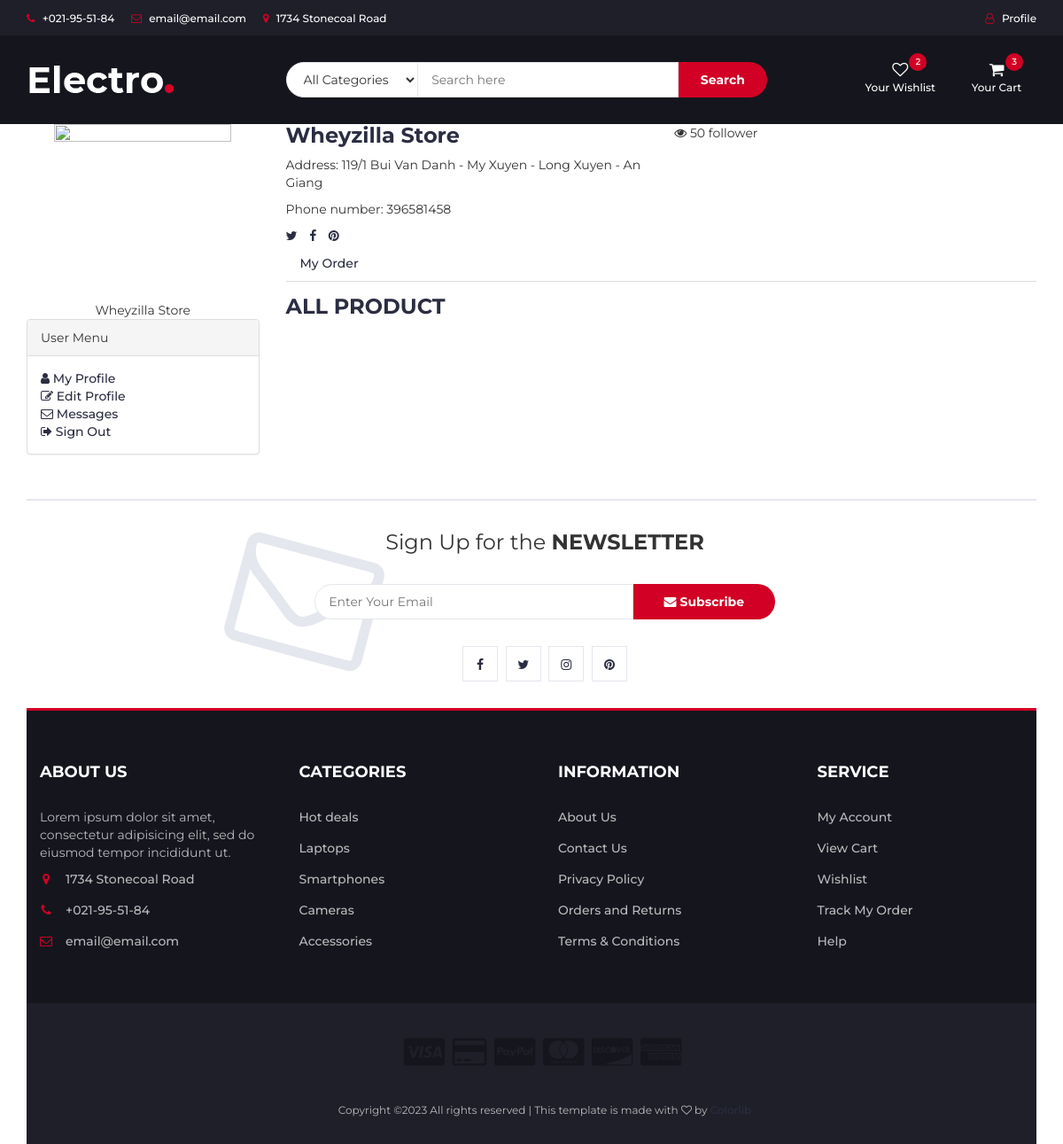
The page /accounts/ (signed in) on the database its author committed.
### userauth/models.py (models this page shows, shortened)
class User(AbstractUser):
    username = models.CharField(max_length=100)
    email = models.EmailField(unique=True)
    image = models.ImageField(upload_to=user_directory_path,null=True)
    USERNAME_FIELD = "email"
    REQUIRED_FIELDS = ['username']

### core/models.py (models this page shows)
class Address(models.Model):
    user = models.ForeignKey(User,on_delete=models.SET_NULL,null=True)
    address = models.CharField(max_length=100,null=True)
    phone = models.BigIntegerField(null=True)
    status = models.BooleanField(default=False)
    class Meta:
        verbose_name_plural = "Address"

### userauth/views.py (the view)
# urls.py: path("",profile_view,name="profile"),
@login_required
def profile_view(request):
    try :
        vendor = Vendor.objects.get(user=request.user)
        products = Product.objects.filter(vendor=vendor).all()
        is_vendor = True
    except:
        products = {}
        is_vendor = False
    try:
        order = Order.objects.filter(user=request.user).all()
    except:
        order = {}
        item = {}
    user = User.objects.get(id = request.user.id)
    address = Address.objects.get(user=user)
    context = {
        'is_vendor' : is_vendor,
        'products' : products,
        'orders': order,
        'user': user,
        'address': address
    }
    return render(request,"userauth/profile.html",context)

### templates/userauth/profile.html (shortened to what this page needs)
{%extends "index.html"%}
{%load static%}
{%block body%}
<link href="https://maxcdn.bootstrapcdn.com/font-awesome/4.3.0/css/font-awesome.min.css" rel="stylesheet">
<div class="container">
  <div class="row">
    <div class="col-sm-3">
      <div class="user-profile__avatar shadow-effect text-center">
        {%if user.image%}
          <img width="200" height="200" class="img-responsive center-block" src="{{user.image.url}}" alt>
        {%else%}
          <img width="200" height="200" class="img-responsive center-block" src="https://bootdey.com/img/Content/avatar/avatar6.png" alt>
        {%endif%}
        {{user.first_name}} {{user.last_name}}
      </div>
      <div class="panel panel-default">
        <div class="panel-heading">
          User Menu
        </div>
        <div class="panel-body">
          <ul>
            <li><a href="#"><i class="fa fa-user"></i> My Profile</a></li>
            <li><a href="{%url 'userauth:profile-update'%}"><i class="fa fa-edit"></i> Edit Profile</a></li>
            <li><a href="{%url 'userauth:chat'%}"><i class="fa fa-envelope-o"></i> Messages</a></li>
            <li><a href="{%url 'userauth:logout' %}"><i class="fa fa-sign-out"></i> Sign Out</a></li>
          </ul>
        </div>
      </div>
    </div>
    <div class="col-sm-9">
      <div class="row">
        <div class="col-sm-6">
          <h3 class="user-profile__title">{{user.first_name}} {{user.last_name}}</h3>
          <p class="user-profile__desc">
            Address: {{address.address}}
          </p>
          <p class="user-profile__desc">
            Phone number: {{address.phone}}
          </p>
          <div class="social">
            <ul class="list-inline">
              <li>
                <a href="#" class="twitter"><i class="fa fa-twitter"></i></a>
              </li>
              <li>
                <a href="#" class="facebook"><i class="fa fa-facebook"></i></a>
              </li>
              <li>
                <a href="#" class="pinterest"><i class="fa fa-pinterest"></i></a>
              </li>
            </ul>
          </div>
        </div>
        <div class="col-sm-6">
          <ul class="user-profile__info">
            <li>
              <i class="fa fa-eye"></i> 50 follower
            </li>
          </ul>
        </div>
        <div class="col-sm-12">
          <div class="user-profile__tabs">
            <ul class="nav nav-tabs" role="tablist">
              <li role="presentation" class="">
                <a href="#user-profile__shopping-cart" aria-controls="user-profile__shopping-cart" role="tab" data-toggle="tab" aria-expanded="true">My Order</a>
              </li>
            </ul>
      </div>
    </div>
  </div>
{%if is_vendor%}
    <div class="row">
        <div class="col-md-12">
            <div class="section-title">
                <h3 class="title">All product</h3>
            </div>
        </div>
        <div id="store" class="col-md-9">
            </div>
        </div>
    </div>
{%endif%}
</div>
{%endblock body%}

### static/css/style.css (style rules this page uses)
body { font-family: 'Montserrat', sans-serif; font-weight: 400; color: #333; }
h1, h2, h3, h4, h5, h6 { color: #2B2D42; font-weight: 700; margin: 0 0 10px; }
a { color: #2B2D42; font-weight: 500; -webkit-transition: 0.2s color; transition: 0.2s color; }
ul, ol { margin: 0; padding: 0; list-style: none }
.section-title { position: relative; margin-bottom: 30px; margin-top: 15px; }
.section-title .title { display: inline-block; text-transform: uppercase; margin: 0px; }

### rows shown on the page
User: first_name "Wheyzilla", last_name "Store"
Address: address "119/1 Bui Van Danh - My Xuyen - Long Xuyen - An Giang", phone "396581458"
